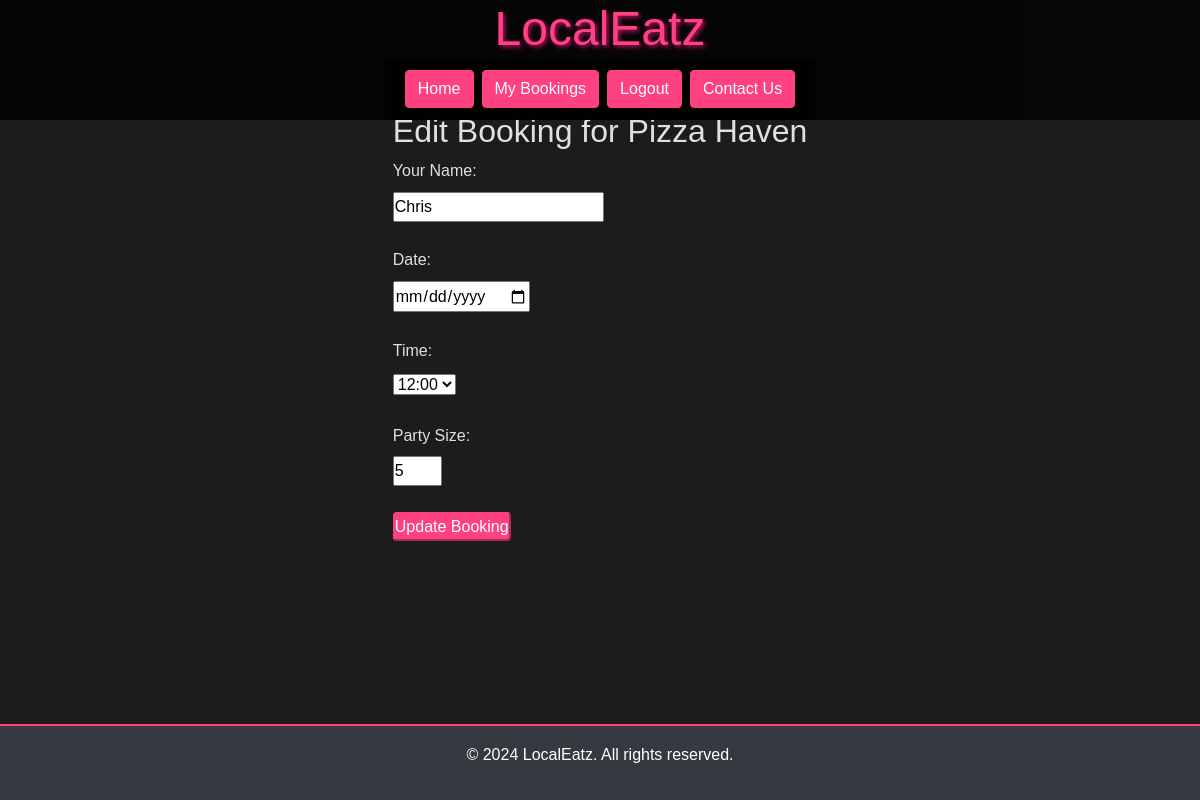
The page /edit-booking/80/ (signed in) on the database its author committed.
### restaurants/models.py (models this page shows, shortened)
class Restaurant(models.Model):
    name = models.CharField(max_length=255)
    address = models.CharField(max_length=255)
    description = models.TextField(blank=True)
    max_tables = models.IntegerField(default=3)

class Booking(models.Model):
    user = models.ForeignKey(User, on_delete=models.SET_NULL, null=True)
    restaurant = models.ForeignKey(Restaurant, on_delete=models.CASCADE)
    name = models.CharField(max_length=100)
    date = models.DateField()  # Date of the booking
    time = models.TimeField()  # Time of the booking
    party_size = models.PositiveIntegerField()  # Number of people in the party

### restaurants/views.py (the view)
@login_required
def edit_booking(request, booking_id):
    booking = get_object_or_404(Booking, id=booking_id, user=request.user)
    if request.method == 'POST':
        form = BookingForm(request.POST, instance=booking)
        if form.is_valid():
            updated_booking = form.save()  # Save the booking
            messages.success(request, 'Booking updated successfully.')
            subject = 'Booking Updated'
            html_message = render_to_string(
             'emails/booking_update.html',
             {'user': request.user, 'booking': updated_booking}
            )
            plain_message = strip_tags(html_message)
            send_mail(subject, plain_message, settings.DEFAULT_FROM_EMAIL,
                      [request.user.email],
                      html_message=html_message)
            return redirect('my_bookings')
        else:
            messages.error(request, 'Please correct the errors below.')
    else:
        form = BookingForm(instance=booking)
    return render(request, 'restaurants/edit_booking.html', {
        'form': form,
        'restaurant': booking.restaurant,  # Pass the associated restaurant
        'booking': booking  # Pass the booking object being edited
    })

### restaurants/forms.py
class BookingForm(forms.ModelForm):
    class Meta:
        model = Booking
        fields = ['name', 'date', 'time', 'party_size']

### restaurants/templates/restaurants/edit_booking.html (shortened to what this page needs)
{% extends 'base.html' %}
{% block content %}
<div class="booking-container">
    <div class="booking-content">
        <h2>Edit Booking for {{ restaurant.name }}</h2>
        <form method="post" action="{% url 'edit_booking' booking.id %}">
            <label for="name">Your Name:</label><br>
            <input type="text" id="name" name="name" value="{{ booking.name }}" required><br><br>
            <label for="date">Date:</label><br>
            <input type="date" id="date" name="date" value="{{ booking.date }}" required><br><br>
            <label for="time">Time:</label><br>
                <select id="time" name="time" required>
                </select><br><br>
            <label for="party_size">Party Size:</label><br>
            <input type="number" id="party_size" name="party_size" value="{{ booking.party_size }}" required min="2" max="8"><br><br>
            <button type="submit" class="btn-primary">Update Booking</button>
        </form>
    </div>
</div>
{% endblock %}

### static/css/styles.css (style rules this page uses)
* { margin: 0; padding: 0; box-sizing: border-box; }
body { font-family: 'Arial', sans-serif; background: #1c1c1c; color: #e0e0e0; line-height: 1.6; padding: 0; margin: 0; }
.btn-primary { background-color: #ff4081; color: #fff; border-radius: 4px; border-color: #ff4081; }
.booking-container { display: flex; justify-content: center; align-items: flex-start; }

### rows shown on the page
Restaurant: name "Pizza Haven"
Booking: name "Chris", party_size "5"
